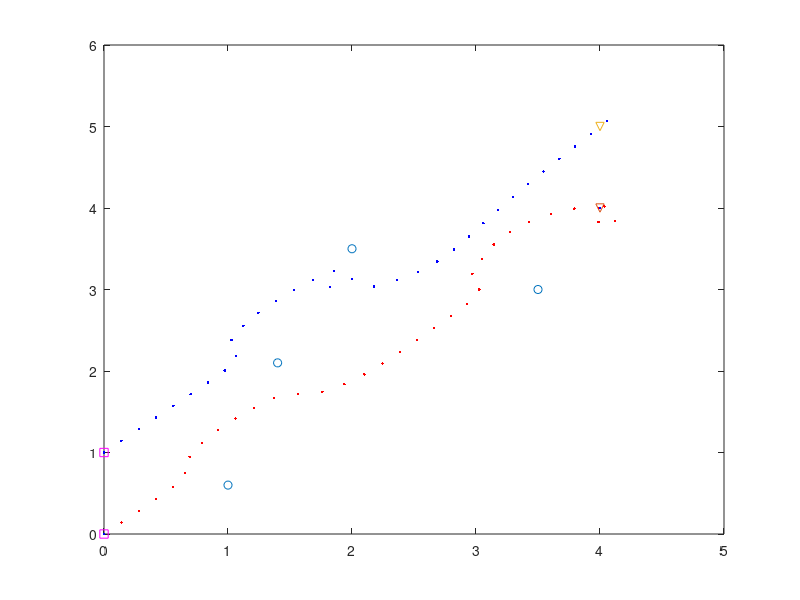

Recreate this plot in MATLAB.
tic
%初始化车的参数
Xo=[0 0];%起点位置
X1=[0 1];
k=15;%计算引力需要的增益系数
m=3;%计算斥力的增益系数，都是自己设定的。
Po=1.5;%障碍影响距离，当障碍和车的距离大于这个距离时，斥力为0，即不受该障碍的影响。也是自己设定。
n=5;%障碍个数
l=0.2;%步长
J=1000;%循环迭代次数
%如果不能实现预期目标，可能也与初始的增益系数，Po设置的不合适有关。
%end 
%给出障碍和目标信息
Xsum=[4 4;
    4 5;
    1 0.6;
    2 3.5;
    1.4 2.1;
    3.5 3;
    3 2];
%这个向量是(n+1)*2维，其中第一个点[4 4]是目标位置，剩下的都是障碍的位置。
XX0=Xo;%j=1循环初始，将车的起始坐标赋给XXX
XX1=X1;
%***************初始化结束，开始主体循环******************
for j=1:J %循环开始
    goal0(j,1)=XX0(1); %Goal是保存车走过的每个点的坐标。刚开始先将起点放进该向量。
    goal0(j,2)=XX0(2);
    goal1(j+1,1)=XX1(1);
    goal1(j+1,2)=XX1(2);
    for i=1:n+1   %计算物体和障碍物、目标点的向量
         deltaX0(i)=Xsum(i,1)-XX0(1);
         deltaY0(i)=Xsum(i,2)-XX0(2);
         deltaX1(i)=Xsum(i+1,1)-XX1(1);
         deltaY1(i)=Xsum(i+1,2)-XX1(2);
         r0(i)=sqrt(deltaX0(i)^2+deltaY0(i)^2);
         r1(i)=sqrt(deltaX1(i)^2+deltaY1(i)^2);
    end
    Rgoal0=sqrt((XX0(1)-Xsum(1,1))^2+(XX0(2)-Xsum(1,2))^2);   %路径点和目标的距离
    Rgoal1=sqrt((XX1(1)-Xsum(1,1))^2+(XX1(2)-Xsum(1,2))^2);
    %目标点对路径点的引力
    Fatx0=k*Rgoal0*(deltaX0(1)/Rgoal0);
    Faty0=k*Rgoal0*(deltaY0(1)/Rgoal0);
    Fatx1=k*Rgoal1*(deltaX1(1)/Rgoal1);
    Faty1=k*Rgoal1*(deltaY1(1)/Rgoal1);
    %各个障碍物对路径点的斥力
    for i=1:n
        if r0(i+1)>Po
            Frex0(i)=0;
            Frey0(i)=0;
        else
            Frex0(i)=-m*(1/r0(i+1)-1/Po)/r0(i+1)/r0(i+1)*(deltaX0(i+1)/r0(i+1));
            Frey0(i)=-m*(1/r0(i+1)-1/Po)/r0(i+1)/r0(i+1)*(deltaY0(i+1)/r0(i+1));
        end

        if r1(i+1)>Po
            Frex1(i)=0;
            Frey1(i)=0;
        else
            Frex1(i)=-m*(1/r1(i+1)-1/Po)/r1(i+1)/r1(i+1)*(deltaX1(i+1)/r1(i+1));
            Frey1(i)=-m*(1/r1(i+1)-1/Po)/r1(i+1)/r1(i+1)*(deltaY1(i+1)/r1(i+1));
        end
    end
    %计算合力
    F0sumx=Fatx0+sum(Frex0);
    F0sumy=Faty0+sum(Frey0);
    F0=sqrt(F0sumx^2+F0sumy^2);
    F1sumx=Fatx1+sum(Frex1);
    F1sumy=Faty1+sum(Frey1);
    F1=sqrt(F1sumx^2+F1sumy^2);
    %求解下一个路径点
    Xnext0(1)=(XX0(1)+l*F0sumx/F0);   %式子中的l是步长
    Xnext0(2)=(XX0(2)+l*F0sumy/F0);
    XX0=Xnext0;
    Xnext1(1)=(XX1(1)+l*F1sumx/F1);   %式子中的l是步长
    Xnext1(2)=(XX1(2)+l*F1sumy/F1);
    XX1=Xnext1;
    if (sqrt((XX0(1)-Xsum(1,1))^2+(XX0(2)-Xsum(1,2))^2)<0.1) && (sqrt((XX1(1)-Xsum(1,1))^2+(XX1(2)-Xsum(1,2))^2)<0.1)%当物体接近目标点时
        k=j;   %迭代次数
        break;
    end
end

K=j;
goal0(K,1)=Xsum(1,1);%把路径向量的最后一个点赋值为目标
goal0(K,2)=Xsum(1,2);
goal1(K,1)=Xsum(1,1);%把路径向量的最后一个点赋值为目标
goal1(K,2)=Xsum(1,2);
%***********************************画出障碍，起点，目标，路径点*************************
%画出路径
X0=goal0(:,1);
Y0=goal0(:,2);
X1=goal1(:,1);
Y1=goal1(:,2);
%路径向量Goal是二维数组,X,Y分别是数组的x,y元素的集合，是两个一维数组。
%x=[1 3 4 3 6 5.5 8];%障碍的x坐标
%y=[1.2 2.5 4.5 6 2 5.5 8.5];

x=Xsum(3:n+1,1);
y=Xsum(3:n+1,2);
plot(x,y,'o',4,4,'v',4,5,'v',0,0,'ms',0,1,'ms',X0,Y0,'.r',X1,Y1,'.b');
toc